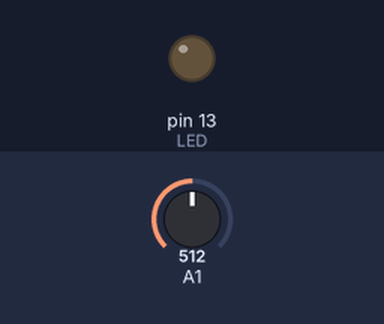
Simulated run of this sketch. Board: Arduino Uno, built with avr-gcc and run on an emulated ATmega328P. On the bench: output pins drawn as LEDs (lit = HIGH). The inputs (shaded band) are chosen by the test bench; at power-on: A1 = 512. What the sketch prints to the serial monitor is not drawn.

Above: at 1.2 s.
1.3 s: A1 set to 473
2.8 s: A1 set to 452
At 3.7 s:
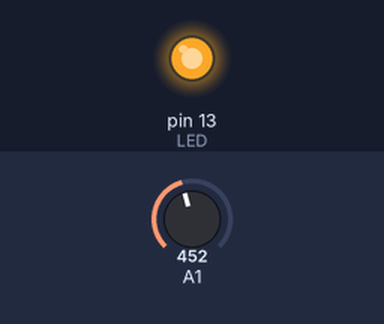
4.3 s: A1 set to 474
At 4.9 s:
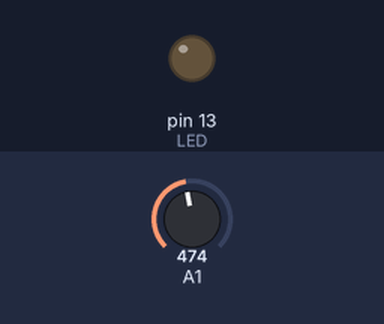
5.8 s: A1 set to 454
At 7.0 s:
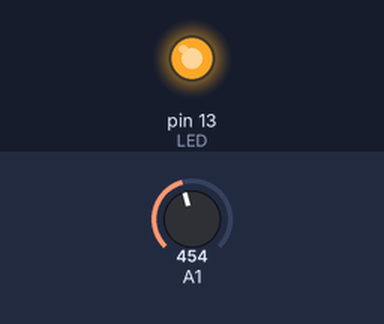
7.3 s: A1 set to 511
At 8.4 s:
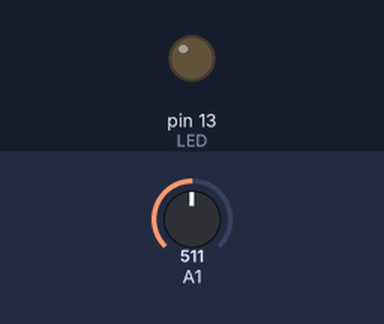
Timing chart, 0 to 9.8 s (numbered marks = the images above; inputs shaded):
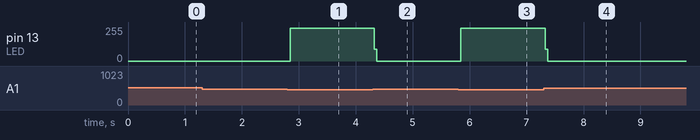

The sketch:

basic31.ino
```cpp
// Example 06A: Blink LED at a rate specified by the
// value of the analogue input
int LED = 13; // the pin for the LED
int val = 0; // variable used to store the value
 // coming from the sensor
void setup() {
 Serial.begin(9600);
 pinMode(LED, OUTPUT); // LED is as an OUTPUT
 digitalWrite(LED, HIGH);
 // Note: Analogue pins are
 // automatically set as inputs
}

void loop() {
 val = analogRead(1); // read the value from
 // the sensor
  if(val<464){
    digitalWrite(LED, HIGH);
  }
  else{
    digitalWrite(LED, LOW);

  }
  //delay(100);


 // some time
 //Serial.print("--");
 Serial.print(val);
 digitalWrite(LED, LOW); // turn the LED off
 //delay(val); // stop the program for
 // some time
}
```

Measured:
- the behaviour switches between 464 and 463 on A1 (found by bisection; images 0 and 1)
- after the input at 1.3 s, every drawn part: stays the same
- after the input at 2.8 s, pin 13 (LED): 0/255 → 246/255 after 0.05 s
- after the input at 4.3 s, pin 13 (LED): 246/255 → 0/255 at once
- after the input at 5.8 s, pin 13 (LED): 0/255 → 246/255 after 0.05 s
- after the input at 7.3 s, pin 13 (LED): 246/255 → 0/255 at once
